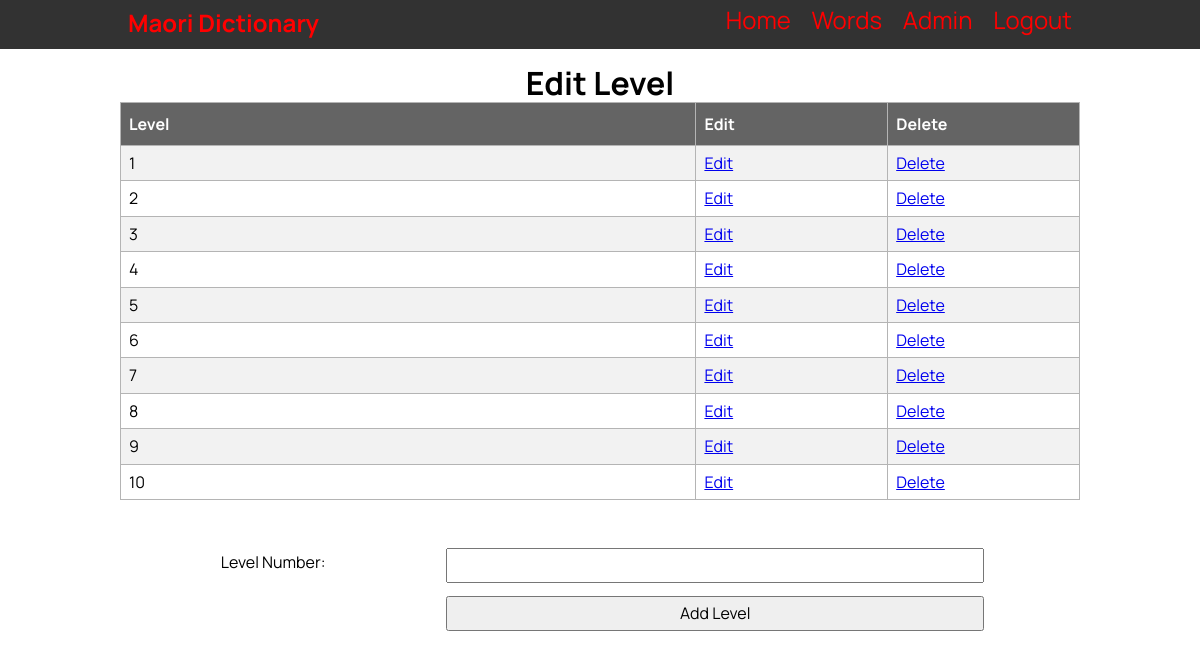
Screenshot of /level_list (signed in) with the database file from the repository.
### tables this page shows
CREATE TABLE level
(
    id     integer
        constraint level_pk
            primary key autoincrement,
    number integer
        constraint level_pk2
            unique
);

### app.py (the view)
@app.route('/level_list')
def render_level_list():
    if not is_admin():
        return redirect('/')
    con = create_connection(DATABASE)
    cur = con.cursor()
    query = "SELECT * FROM level"
    cur.execute(query)
    level_list = cur.fetchall()
    con.close()
    return render_template('filter_list.html', page_name='Level List', logged_in=is_logged_in(), admin=is_admin(),
                           filter_list=level_list, type='level', name='Level')

### app.py (called while the page is built)
def create_connection(db_file):
    try:
        connection = sqlite3.connect(db_file)
        return connection
    except Error as e:
        print(e)
    return None

def is_logged_in():
    if session.get('email') is None:
        return False
    else:
        return True

def is_admin():
    if is_logged_in():
        if session.get('role') == "Teacher" or session.get('role') == "Admin":
            return True
        else:
            return False
    else:
        return False

### templates/filter_list.html
{% extends "base.html" %}
{% block pageheading %}Edit {{name}}{% endblock %}
{% block main %}
<table id="filterlist" class="filter_list">
  <tr>
    <th style="width:60%">{{name}}</th>
    <th style="width:20%">Edit</th>
    <th style="width:20%">Delete</th>
  </tr>
  {% for filter in filter_list %}
    <tr>
      <td>{{ filter[1] }}</td>
      <td><a href="/individual_{{type}}/edit_{{type}}/{{ filter[0] }}">Edit</a></td>
      <td><a href="/individual_{{type}}/delete_{{type}}/{{ filter[0] }}">Delete</a></td>
    </tr>
  {% endfor %}
</table>
<form class="my-form" method="POST" action="/add_{{ type }}">
  {% if type != "level" %}
    <div class="form-group">
      <div class="form-label">{{name}} Name:</div>
      <div class="form-element"><input type="text" name="filter_name" id="filter_name"></div>
    </div>
  {% else %}
    <div class="form-group">
      <div class="form-label">{{name}} Number:</div>
      <div class="form-element"><input type="number" name="filter_number" id="filter_number"></div>
    </div>
  {% endif %}
  <div class="form-group">
    <div class="form-label"></div>
    <div class="form-element"><input type="submit" value="Add {{name}}"></div>
  </div>
</form>
{% endblock %}

### static/MDW.css (style rules this page uses)
* { font-family: 'Manrope', sans-serif; padding: 0; margin: 0; box-sizing: border-box; }
body { background-color: rgb(255, 255, 255); }
.my-form { width: 80%; padding-bottom: 1rem; margin: auto auto 20px; display: block; }
.form-group { padding-top: 3rem; }
.form-label { width: 30%; float: left; padding: 0.3rem; }
.form-element { width: 70%; float: left; }
.form-group input, .form-group select { padding: 0.3rem; width: 100%; height: 35px; }
table { font-family: Arial, Helvetica, sans-serif; border-collapse: collapse; width: 100%; }
td, th { border: 1px solid #b4b4b4; padding: 8px; }
#word_list th, #filterlist th, #wordinfomation .header { padding-top: 12px; padding-bottom: 12px; text-align: left; background-color: #646464; color: white; }
.filter_list tr:nth-child(even) { background-color: #f2f2f2; }
#filterlist::after { content: ""; clear: both; display: table; }

### rows the page displays
level: number "1"
level: number "2"
level: number "3"
level: number "4"
level: number "5"
level: number "6"
level: number "7"
level: number "8"
level: number "9"
level: number "10"

### other values shown
{{ name }} "Level"
